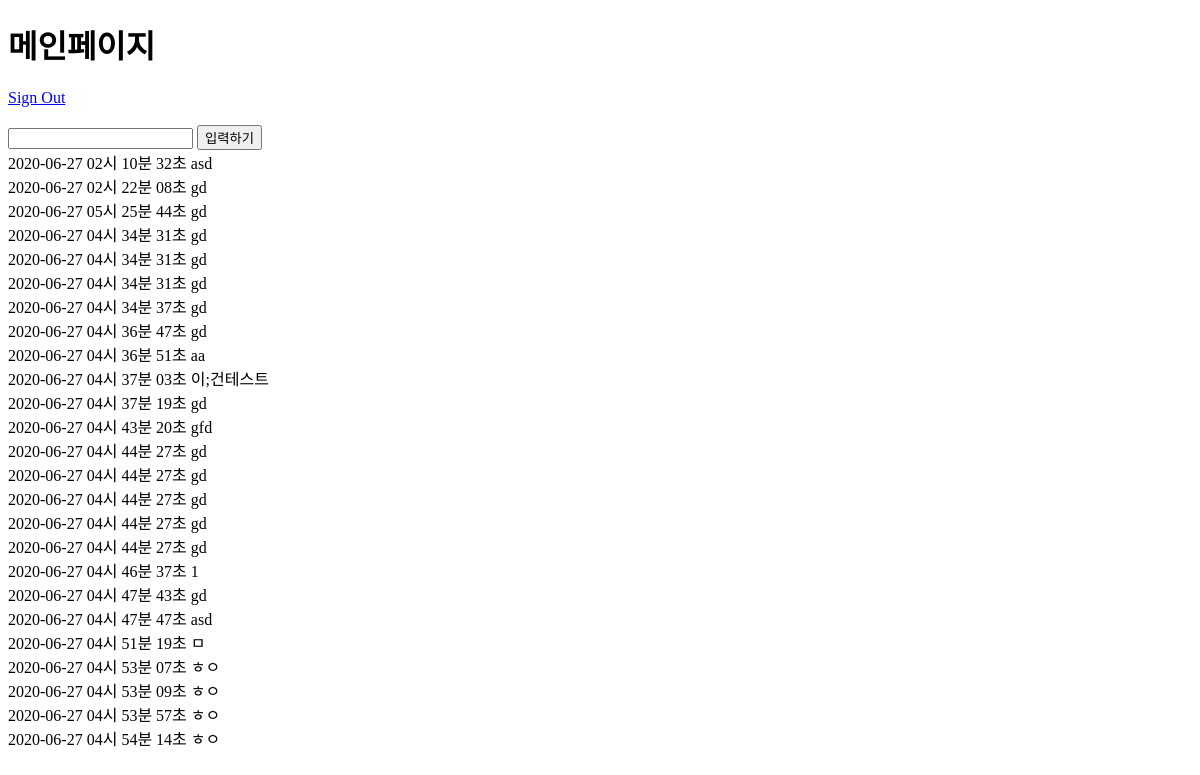
The page /app/index/ (signed in) on the database as committed earlier.
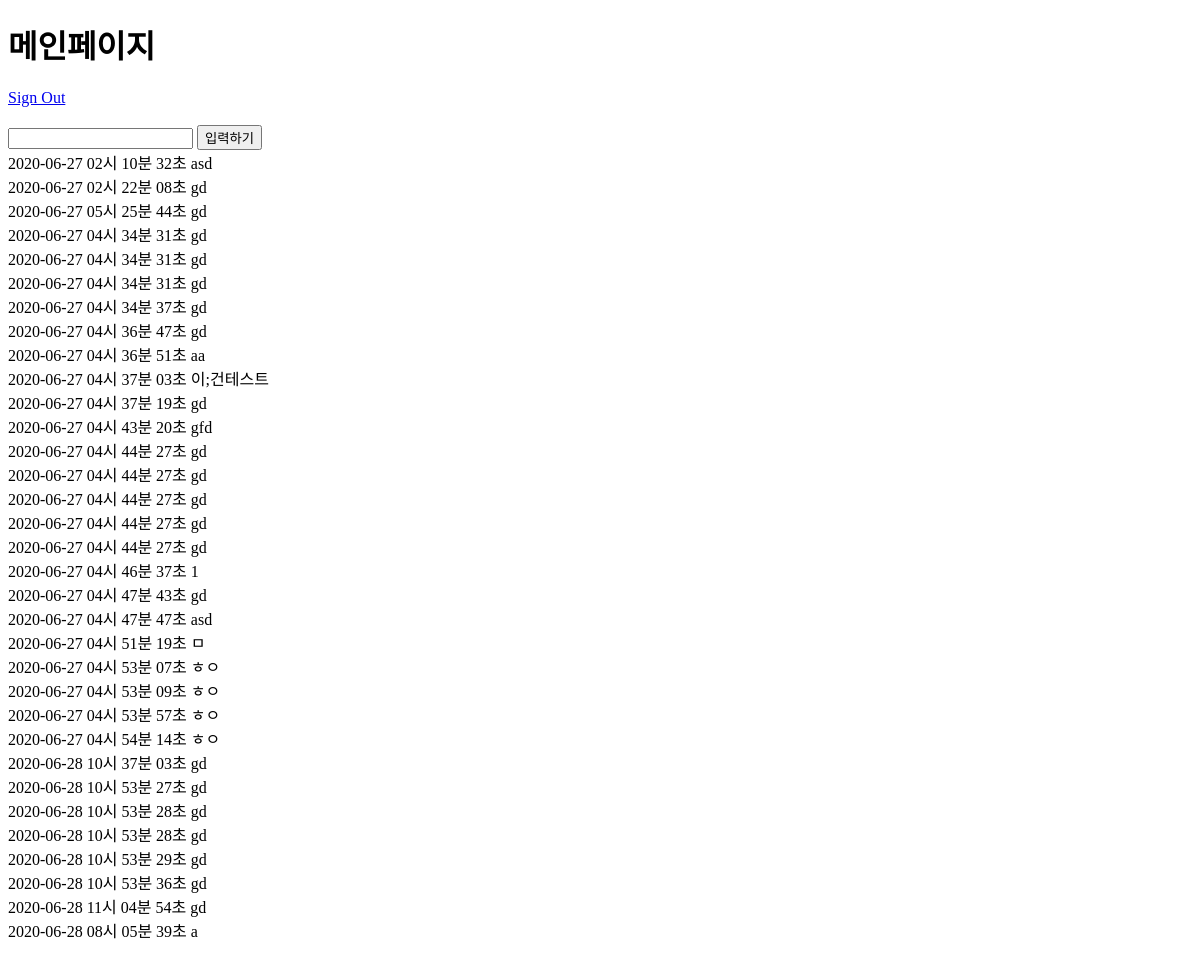
The same page on the database as committed later.
### app/models.py (models this page shows, shortened)
class Report(models.Model):
    objects = models.Manager()
    input_user = models.ForeignKey(User, on_delete = models.CASCADE)
    input_report = models.CharField(max_length=200, null = True, default='비어있음' )
    input_date = models.DateTimeField('date published', default=timezone.now)
    input_lat = models.DecimalField(max_digits=19, decimal_places=15, null = True)
    input_lon = models.DecimalField(max_digits=19, decimal_places=15, null = True)

### app/views.py (the view)
# urls.py: path('index/', views.index, name='index'),
def index(request):
    report = Report.objects.filter(input_user=request.user)
    BASE_DIR = os.path.dirname(os.path.dirname(os.path.abspath(__file__)))
    secret_file = os.path.join(BASE_DIR, 'secrets.json')
    with open(secret_file) as f:
        secrets = json.loads(f.read())
    def get_secret(setting, secrets=secrets):
        try:
            return secrets[setting]
        except KeyError:
            error_msg = "Set the {} environment variable".format(setting)
            raise ImproperlyConfigured(error_msg)
    API_KET = get_secret("API_KET")
    return render(request, 'index.html', {'report':report, 'apiKey':API_KET})

### app/templates/index.html (shortened to what this page needs)
<!DOCTYPE html>
<html>
<head>
</head>
<body>
<h1>메인페이지</h1>
<a href="{% url 'signout'%}">Sign Out</a>
<br>
<br>
<input type="text" id ="input_report" name="input_report"></textarea>
<input type="button" id="btn-save" name="btn-save" value="입력하기" />
<br>
{% for report in report.all %}
<a>{{ report.input_date | date:"Y-m-d h시 i분 s초" }}</a>
<a>{{ report.input_report }}</a>
<br>
{% endfor %}
<div id="map" style="width:50%;height:350px;"></div>
</body>
</html>

Rows that differ between the two databases and show on the page:
added Report: input_date "2020-06-28 10시 37분 03초", input_report "gd"
added Report: input_date "2020-06-28 10시 53분 27초", input_report "gd"
added Report: input_date "2020-06-28 10시 53분 28초", input_report "gd"
added Report: input_date "2020-06-28 10시 53분 28초", input_report "gd"
added Report: input_date "2020-06-28 10시 53분 29초", input_report "gd"
added Report: input_date "2020-06-28 10시 53분 36초", input_report "gd"
added Report: input_date "2020-06-28 11시 04분 54초", input_report "gd"
added Report: input_date "2020-06-28 08시 05분 39초", input_report "a"
